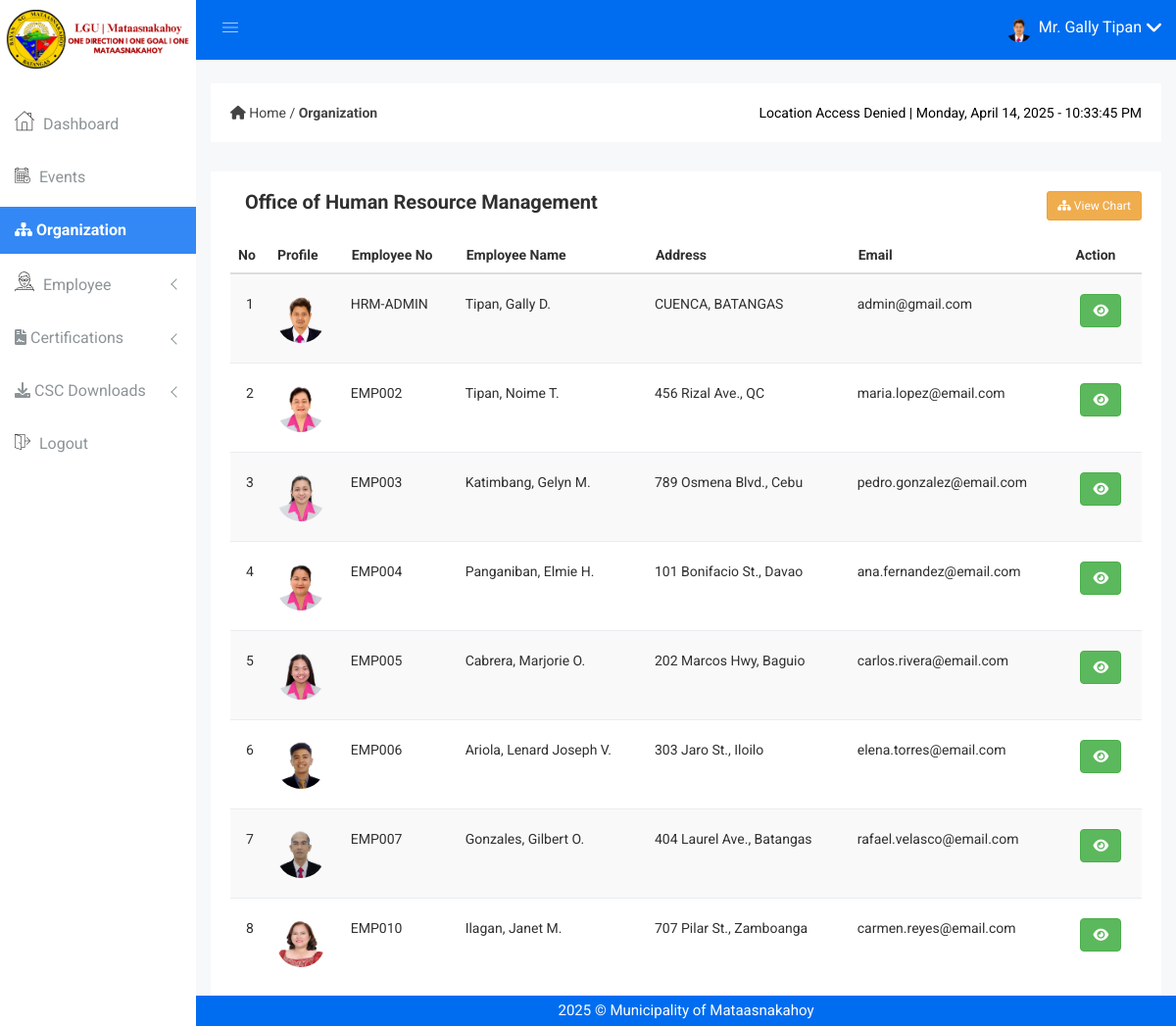
The page /organization.php (signed in) on the database its author committed.
### tables this page shows
CREATE TABLE `employee` (
  `employee_no` varchar(100) NOT NULL,
  `firstname` varchar(50) NOT NULL,
  `middlename` varchar(50) DEFAULT NULL,
  `lastname` varchar(50) NOT NULL,
  `name_extension` varchar(10) DEFAULT NULL,
  `dob` date NOT NULL,
  `pob` varchar(255) NOT NULL,
  `sex` enum('Male','Female') NOT NULL,
  `civil_status` varchar(255) DEFAULT NULL,
  `address` text NOT NULL,
  `blood_type` enum('A+','A-','B+','B-','AB+','AB-','O+','O-','Unknown') DEFAULT 'Unknown',
  `mobile_no` bigint(20) DEFAULT NULL,
  `email_address` varchar(100) NOT NULL,
  `image` varchar(255) DEFAULT NULL,
  `created_at` timestamp NOT NULL DEFAULT current_timestamp(),
  `updated_at` timestamp NOT NULL DEFAULT current_timestamp() ON UPDATE current_timestamp()
);

CREATE TABLE `hr_staffs` (
  `id` int(11) NOT NULL,
  `employee_no` varchar(50) NOT NULL,
  `designation` varchar(100) NOT NULL,
  `role` varchar(100) NOT NULL
);

### organization.php (the view, shortened to what this page needs)
<?php
include 'emailnotif.php';
?>
<!DOCTYPE html>
<html class="no-js" lang="en">
<head>
    <link rel="stylesheet" href="css/bootstrap.min.css" />
    <link rel="stylesheet" href="css/font-awesome.min.css" />
    <link rel="stylesheet" href="css/owl.carousel.css" />
    <link rel="stylesheet" href="css/owl.theme.css" />
    <link rel="stylesheet" href="css/owl.transitions.css" />
    <link rel="stylesheet" href="css/animate.css" />
    <link rel="stylesheet" href="css/normalize.css" />
    <link rel="stylesheet" href="css/meanmenu.min.css" />
    <link rel="stylesheet" href="css/main.css" />
    <link rel="stylesheet" href="css/educate-custon-icon.css" />
    <link rel="stylesheet" href="css/morrisjs/morris.css" />
    <link rel="stylesheet" href="css/scrollbar/jquery.mCustomScrollbar.min.css" />
    <link rel="stylesheet" href="css/metisMenu/metisMenu.min.css" />
    <link rel="stylesheet" href="css/metisMenu/metisMenu-vertical.css" />
    <link rel="stylesheet" href="style.css" />
    <link rel="stylesheet" href="css/responsive.css" />
    <link rel="stylesheet" href="//cdn.datatables.net/2.1.4/css/dataTables.dataTables.min.css" />
</head>
<body>
    <?php include 'includes/sidebar.php'; ?>
    <?php include 'includes/header.php'; ?>
    <div class="breadcome-area">
        <div class="container-fluid">
            <div class="row">
                <div class="col-lg-12">
                    <div class="breadcome-list single-page-breadcome">
                        <div class="row">
                            <div class="col-lg-12">
                                <div class="breadcome-heading">
                                    <div class="row">
                                        <div class="col-lg-12" style="display: flex; justify-content: space-between; align-items: center;">
                                            <ul class="breadcome-menu" style="display: flex; align-items: center; padding: 0; margin: 0;">
                                                <li>
                                                    <link rel="stylesheet" href="https://cdnjs.cloudflare.com/ajax/libs/font-awesome/6.0.0-beta3/css/all.min.css">
                                                    <a href="dashboard.php">
                                                        <i class="fas fa-home"></i> Home
                                                    </a>
                                                    <span class="bread-slash"> / </span>
                                                    <a href="#">
                                                        <strong>Organization</strong>
                                                    </a>
                                                </li>
                                            </ul>
                                            <div class="pst-container">
                                                <span id="user-location">Detecting location...</span> |
                                                <span id="pst-date"></span> - <span id="pst-time"></span>
                                            </div>
                                        </div>
                                    </div>
                                </div>
                            </div>
                        </div>
                    </div>
                </div>
            </div>
        </div>
    </div>
    <div class="product-status mg-b-15">
        <div class="container-fluid">
            <div class="row">
                <div class="col-lg-12 col-md-12 col-sm-12 col-xs-12">
                    <div class="product-status-wrap drp-lst">
                        <div class="col-lg-6 col-md-6 col-sm-6 col-xs-12">
                            <h4>Office of Human Resource Management</h4>
                        </div>
                        <div class="row">
                            <div class="col-md-6 text-right">
                                <div class="button-container">
                                    <a href="organization-chart.php" class="btn btn-warning btn-border btn-round btn-sm" target="_blank">
                                        <i class="fa fa-sitemap"></i> View Chart
                                    </a>
                                </div>
                            </div>
                        </div>
                        <div class="asset-inner" style="margin-top: 5px;">
                            <table id="myTable" class="table table-striped">
                                <thead>
                                    <tr>
                                        <th scope="col">No</th>
                                        <th scope="col">Profile</th>
                                        <th scope="col">Employee No</th>
                                        <th scope="col">Employee Name</th>
                                        <th scope="col">Address</th>
                                        <th scope="col">Email</th>
                                        <th scope="col">Action</th>
                                    </tr>
                                </thead>
                                <tbody>
                                    <?php
                                    $stmt = $con->prepare("SELECT
                                            e.employee_no,
                                            e.firstname,
                                            e.middlename,
                                            e.lastname,
                                            e.name_extension,
                                            e.dob,
                                            e.pob,
                                            e.sex,
                                            e.civil_status,
                                            e.address,
                                            e.blood_type,
                                            e.mobile_no,
                                            e.email_address,
                                            e.image,
                                            h.designation,
                                            h.role,
                                            e.created_at,
                                            e.updated_at
                                        FROM employee e
                                        JOIN hr_staffs h ON e.employee_no = h.employee_no");
                                    $stmt->execute();
                                    $result = $stmt->get_result();
                                    $count = 1;
                                    while ($row = $result->fetch_assoc()) {
                                        $employee_no = $row['employee_no'];
                                        $firstname = $row['firstname'];
                                        $middlename = $row['middlename'];
                                        $lastname = $row['lastname'];
                                        $address = $row['address'];
                                        $email_address = $row['email_address'];
                                        $imagePath = $row['image'];
                                        $imageUrl = empty($imagePath) ? 'img/mk-logo.png' : 'img/profile/' . $imagePath;
                                    ?>
                                        <tr>
                                            <td style="text-align: center;"><?php echo $count; ?></td>
                                            <td>
                                                <img src="<?php echo htmlspecialchars($imageUrl); ?>" alt="Profile Image"
                                                    style="height: 50px; width: 50px; border-radius: 50%; object-fit: cover;">
                                            </td>
                                            <td><?php echo htmlspecialchars($employee_no); ?></td>
                                            <td>
                                                <?php
                                                $full_name = $lastname;
                                                $full_name .= ', ' . $firstname;
                                                if (!empty($middlename)) {
                                                    $full_name .= ' ' . substr($middlename, 0, 1) . '.';
                                                }
                                                echo htmlspecialchars($full_name);
                                                ?>
                                            </td>
                                            <td><?php echo htmlspecialchars($address); ?></td>
                                            <td><?php echo htmlspecialchars($email_address); ?></td>
                                            <td>
                                                <div style="text-align: center;">
                                                    <a href="employeedetails.php?employee_no=<?php echo htmlspecialchars($employee_no); ?>"
                                                        class="btn btn-success" title="View" style="margin-right: 8px;">
                                                        <i class="fa fa-eye"></i>
                                                    </a>
                                                </div>
                                            </td>
                                        </tr>
                                    <?php $count++;
                                    } ?>
                                </tbody>
                            </table>
                        </div>
                    </div>
                </div>
            </div>
        </div>
    </div>
    <?php include 'includes/footer.php'; ?>

### includes/header.php (shortened to what this page needs)
<div class="all-content-wrapper">
    <div class="header-advance-area">
        <div class="header-top-area">
            <div class="container-fluid">
                <div class="row">
                    <div class="col-lg-12 col-md-12 col-sm-12 col-xs-12">
                        <div class="header-top-wraper">
                            <div class="row">
                                <div class="col-lg-1 col-md-0 col-sm-1 col-xs-12">
                                    <div class="menu-switcher-pro">
                                        <button
                                            type="button"
                                            id="sidebarCollapse"
                                            class="btn bar-button-pro header-drl-controller-btn btn-info navbar-btn">
                                            <i class="educate-icon educate-nav"></i>
                                        </button>
                                    </div>
                                </div>
                                <div class="col-lg-5 col-md-5 col-sm-12 col-xs-12">
                                    <div class="header-right-info">
                                        <ul class="nav navbar-nav mai-top-nav header-right-menu">
                                            <li class="nav-item">
                                                <?php
                                                include "dbcon.php";
                                                $user_id = $_SESSION['user_id'];
                                                if (!empty($user_id)) {
                                                    $query = "
                                                        SELECT e.image, e.firstname, e.lastname, e.sex
                                                        FROM employee e
                                                        INNER JOIN admin a ON e.employee_no = a.employee_no
                                                        WHERE a.employee_no = ?
                                                    ";
                                                    $stmt = $con->prepare($query);
                                                    $stmt->bind_param("s", $user_id);
                                                    $stmt->execute();
                                                    $result = $stmt->get_result();
                                                    if ($row = $result->fetch_assoc()) {
                                                        $imagePath = $row['image'];
                                                        $sex = strtolower($row['sex']);
                                                        if ($sex === 'male') {
                                                            $salutation = "Mr.";
                                                        } elseif ($sex === 'female') {
                                                            $salutation = "Ms.";
                                                        } else {
                                                            $salutation = "";
                                                        }
                                                        $user_image = !empty($imagePath) ? 'img/profile/' . $imagePath : 'img/mk-logo.png';
                                                        $user_name = trim("$salutation {$row['firstname']} {$row['lastname']}");
                                                    } else {
                                                        $user_image = 'img/mk-logo.png';
                                                        $user_name = 'Admin';
                                                    }
                                                } else {
                                                    $user_image = 'img/mk-logo.png';
                                                    $user_name = 'Admin';
                                                }
                                                ?>
                                                <a href="#" data-toggle="dropdown" role="button" aria-expanded="false" class="nav-link dropdown-toggle">
                                                    <img src="<?php echo htmlspecialchars($user_image); ?>" alt="User Image" />
                                                    <span class="admin-name"><?php echo htmlspecialchars($user_name); ?></span>
                                                    <i class="fa fa-angle-down edu-icon edu-down-arrow"></i>
                                                </a>
                                            </li>
                                        </ul>
                                    </div>
                                </div>
                            </div>
                        </div>
                    </div>
                </div>
            </div>
        </div>

### css/main.css (style rules this page uses)
html { color: #222; font-size: 1em; line-height: 1.4; }
audio, canvas, iframe, img, svg, video { vertical-align: middle; }

### organization.php (style rules this page uses)
.pst-container { font-size: 14px; color: black; text-align: right; white-space: nowrap; }

### includes/footer.php (style rules this page uses)
:root { --sidebar-width: 200px; }

### rows shown on the page
employee: image (picture), user_name "Mr. Gally Tipan"
hr_staffs: employee_no.image (picture), employee_no.employee_no "HRM-ADMIN", employee_no.middlename "Tipan, Gally D.", employee_no.address "CUENCA, BATANGAS", employee_no.email_address "admin@gmail.com"
hr_staffs: employee_no.image (picture), employee_no.employee_no "EMP002", employee_no.middlename "Tipan, Noime T.", employee_no.address "456 Rizal Ave., QC", employee_no.email_address "maria.lopez@email.com"
hr_staffs: employee_no.image (picture), employee_no.employee_no "EMP003", employee_no.middlename "Katimbang, Gelyn M.", employee_no.address "789 Osmena Blvd., Cebu", employee_no.email_address "pedro.gonzalez@email.com"
hr_staffs: employee_no.image (picture), employee_no.employee_no "EMP004", employee_no.middlename "Panganiban, Elmie H.", employee_no.address "101 Bonifacio St., Davao", employee_no.email_address "ana.fernandez@email.com"
hr_staffs: employee_no.image (picture), employee_no.employee_no "EMP005", employee_no.middlename "Cabrera, Marjorie O.", employee_no.address "202 Marcos Hwy, Baguio", employee_no.email_address "carlos.rivera@email.com"
hr_staffs: employee_no.image (picture), employee_no.employee_no "EMP006", employee_no.middlename "Ariola, Lenard Joseph V.", employee_no.address "303 Jaro St., Iloilo", employee_no.email_address "elena.torres@email.com"
hr_staffs: employee_no.image (picture), employee_no.employee_no "EMP007", employee_no.middlename "Gonzales, Gilbert O.", employee_no.address "404 Laurel Ave., Batangas", employee_no.email_address "rafael.velasco@email.com"
hr_staffs: employee_no.image (picture), employee_no.employee_no "EMP010", employee_no.middlename "Ilagan, Janet M.", employee_no.address "707 Pilar St., Zamboanga", employee_no.email_address "carmen.reyes@email.com"
